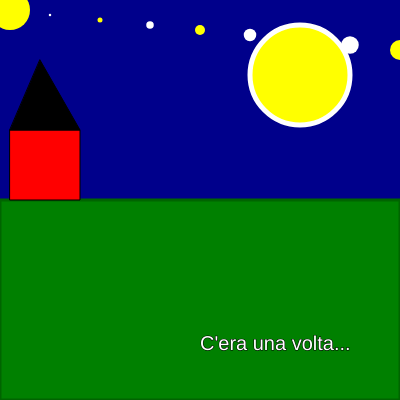
Frame 1 (no input)
Frame 60 (no input): identical to frame 1, image omitted
Frame 120 (the mouse pressed at the canvas centre since frame 60): identical to frame 1, image omitted

The p5.js sketch that drew this single still picture (run headless with seeded random() and noise() and a simulated clock; from frame 60 on, the mouse is pressed at the canvas centre):

// p5.js sketch
// ── sketch.js
let xsize = 400;
let ysize = 400;
function setup() {
  createCanvas(xsize, ysize);
}

function draw() {
  //fare cielo scuro
  background("darkblue");
  //vogliamo disegnare la luna
  fill("yellow");
  stroke("white");
  strokeWeight(5);
  circle(300,75,100);
  //prima della forma desiderata dobbiamo cambiare i parametri di fill e stroke
  fill("green");
  stroke("darkgreen");
  strokeWeight(3);
  rect (0,200,400,200);
  //ordine in p5
  stroke ("yellow");
  strokeWeight(40);
  let ystars_primordiale = 10;
  let xstars_primordiale= 10;
  
  point(xstars_primordiale,ystars_primordiale);
  let passo=5;
  //for(init; test; update){corpo}
  for (let i=0; i<50; i = i+passo) {
    if(i%2==0) {
      //corpo di ramo vero
      stroke ("yellow");
    } else {
      //altrimenti questo 
      stroke ("white");
    }
    strokeWeight (i*0.5)
    point (xstars_primordiale*i, ystars_primordiale+i);
    
  }
  fill ("white");
  stroke (0);
  strokeWeight(1);
  textSize(20)
  text("C'era una volta...",200,350);
  
  let xsquare=10
  let ysquare=130
  let ssquare=70

  fill ("red")
  square(xsquare,ysquare,ssquare)

  let x1triangle=10
  let x2triangle=80
  let x3triangle=40
  let y1triangle=130
  let y2triangle= 130
  let y3triangle=60
  fill ("black")
  triangle(x1triangle,y1triangle,x2triangle,y2triangle,x3triangle,y3triangle)
}
